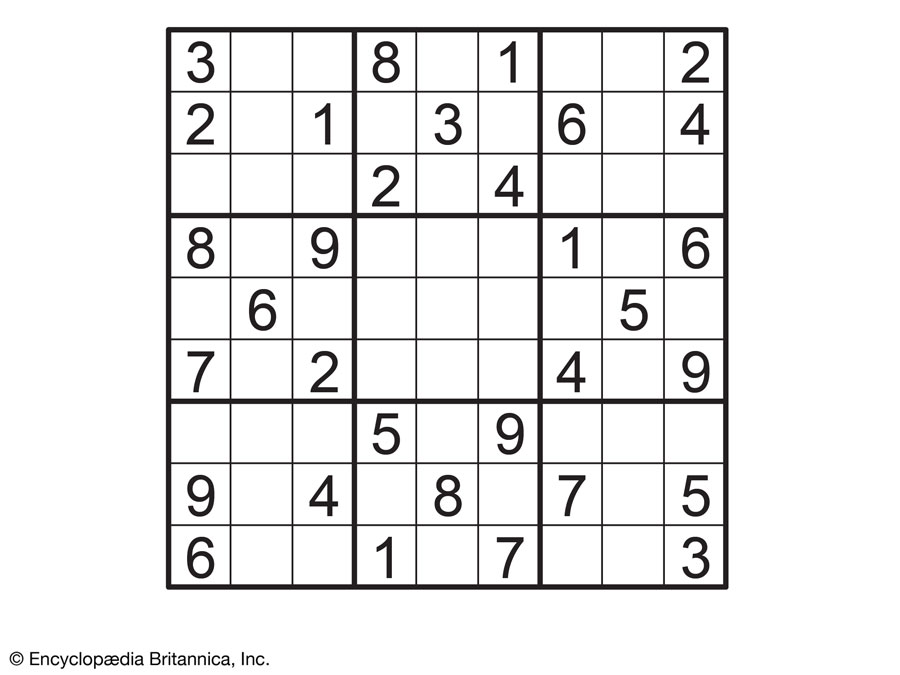
#> input picture hw2/sudoku.jpg, 900 x 675 px
$ python 1.py
#> lines starting #> are read from the running program, lines starting #| are printed output that depends on the picture; after the words box and inside, x2 and y2 are one past the last pixel; in counts of white or black regions, pixels touching at a corner belong together
import cv2
import numpy as np

#reading image
img = cv2.imread('sudoku.jpg')
#> img is the input picture: shape (675, 900, 3); mean B, G, R 235.9, 235.8, 236
#making a copy of main image
img_p = img.copy()
#changing image to grayscale
gray = cv2.cvtColor(img,cv2.COLOR_BGR2GRAY)
#performing edge detector on image
edges = cv2.Canny(gray,50,150,apertureSize=3)
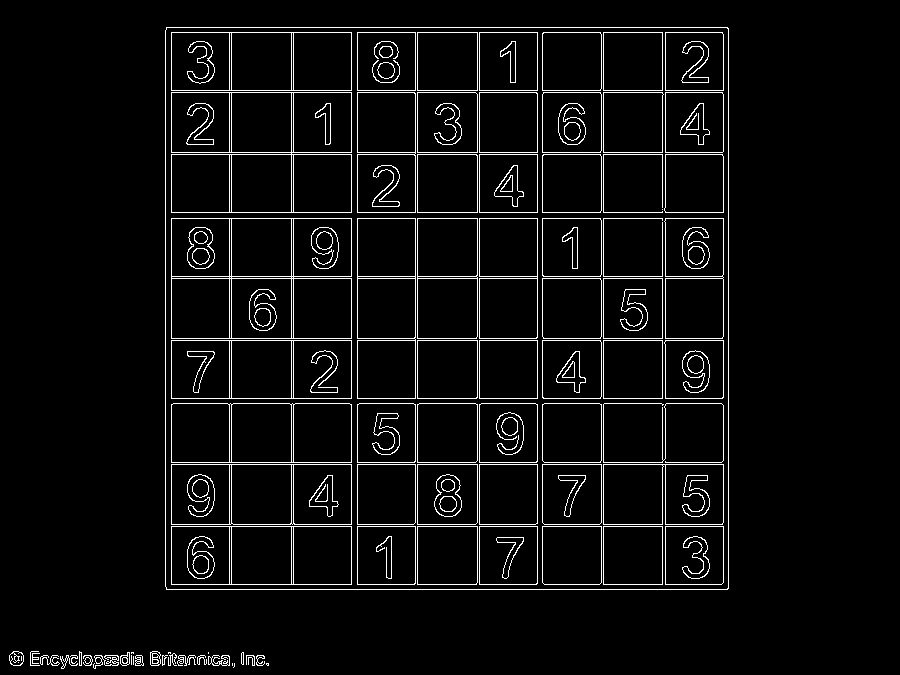
#> edges: shape (675, 900); 4.8% white in thin lines or dots, all inside (x1, y1, x2, y2) = (9, 27, 729, 669)
#performing Probabilistic Hough Transform
lines = cv2.HoughLinesP(edges, 1, np.pi/180, 150, minLineLength=10, maxLineGap=250)
#> lines = 40 rows, first 6: [166, 589, 727, 589], [728, 588, 728, 28], [166, 27, 727, 27], [165, 152, 722, 152], [171, 655, 171, 32], [229, 665, 229, 32]
#drawing lines
for x1, y1, x2, y2 in lines[:,0]:
    cv2.line(img_p, (x1, y1), (x2, y2), (0, 0, 255), 3)
#> this loop made 40 passes
#> (x1, y1, x2, y2) on passes 1 to 12: (166, 589, 727, 589), (728, 588, 728, 28), (166, 27, 727, 27), (165, 152, 722, 152), (171, 655, 171, 32), (229, 665, 229, 32), (165, 464, 723, 464), (415, 583, 415, 32), (165, 92, 722, 92), (165, 524, 722, 524), (165, 658, 165, 30), (172, 340, 723, 340)
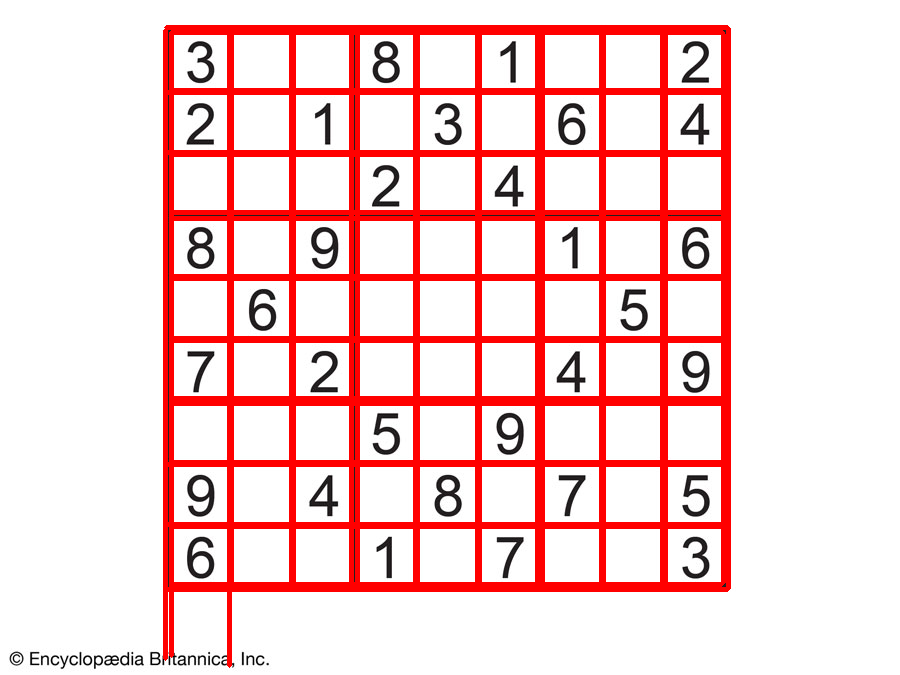
#> img_p: shape (675, 900, 3); 14.45% of pixels changed, all inside (x1, y1, x2, y2) = (163, 25, 731, 668)

#performing Hough Transform
lines = cv2.HoughLines(edges,1,np.pi/180,200)
#> lines = 40 rows, first 8: [27, 1.57], [589, 1.57], [728, 0], [165, 0], [229, 0], [464, 1.57], [171, 0], [526, 1.57]
#drawing lines
for rho,theta in lines[:,0]:
    a = np.cos(theta)
    b = np.sin(theta)
    x0 = a*rho
    y0 = b*rho
    x1 = int(x0 + 1000*(-b))
    y1 = int(y0 + 1000*(a))
    x2 = int(x0 - 1000*(-b))
    y2 = int(y0 - 1000*(a))

    cv2.line(img,(x1,y1),(x2,y2),(0,0,255),2)
#> this loop made 40 passes
#> (rho, theta, a, b, x0, y0, x1, y1) on passes 1 to 12: (27, 1.57, -4.37e-08, 1, -1.18e-06, 27, -1000, 26), (589, 1.57, -4.37e-08, 1, -2.57e-05, 589, -1000, 588), (728, 0, 1, 0, 728, 0, 728, 1000), (165, 0, 1, 0, 165, 0, 165, 1000), (229, 0, 1, 0, 229, 0, 229, 1000), (464, 1.57, -4.37e-08, 1, -2.03e-05, 464, -1000, 463), (171, 0, 1, 0, 171, 0, 171, 1000), (526, 1.57, -4.37e-08, 1, -2.3e-05, 526, -1000, 525), (291, 0, 1, 0, 291, 0, 291, 1000), (357, 0, 1, 0, 357, 0, 357, 1000), (417, 0, 1, 0, 417, 0, 417, 1000), (90, 1.57, -4.37e-08, 1, -3.93e-06, 90, -1000, 89)
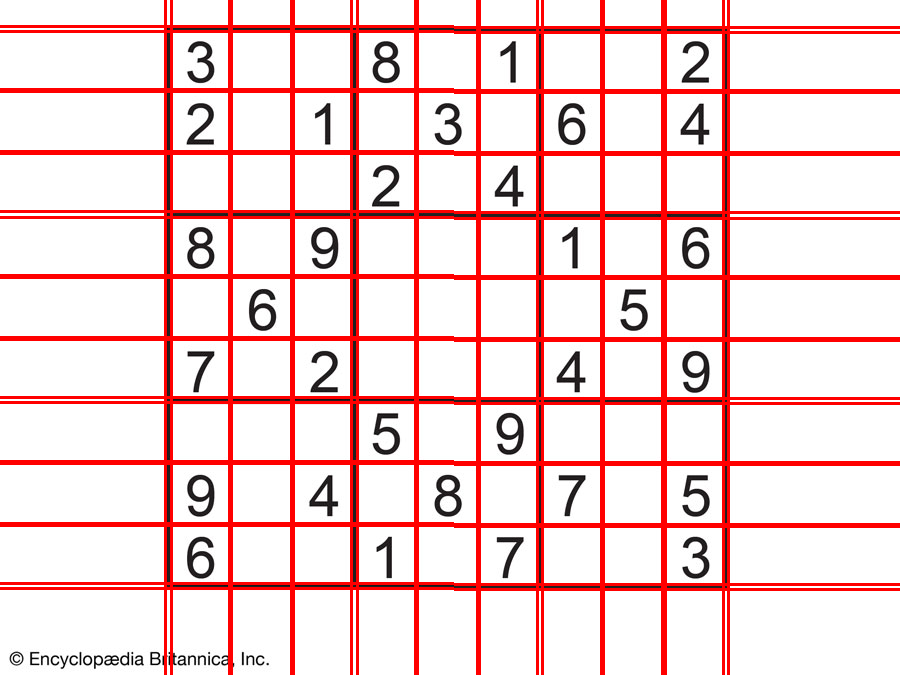
#> img: shape (675, 900, 3); 13.62% of pixels changed, all inside (x1, y1, x2, y2) = (0, 0, 900, 675)
#saving images
cv2.imwrite('houghlinesP.jpg',img_p)
cv2.imwrite('houghlines.jpg',img)
